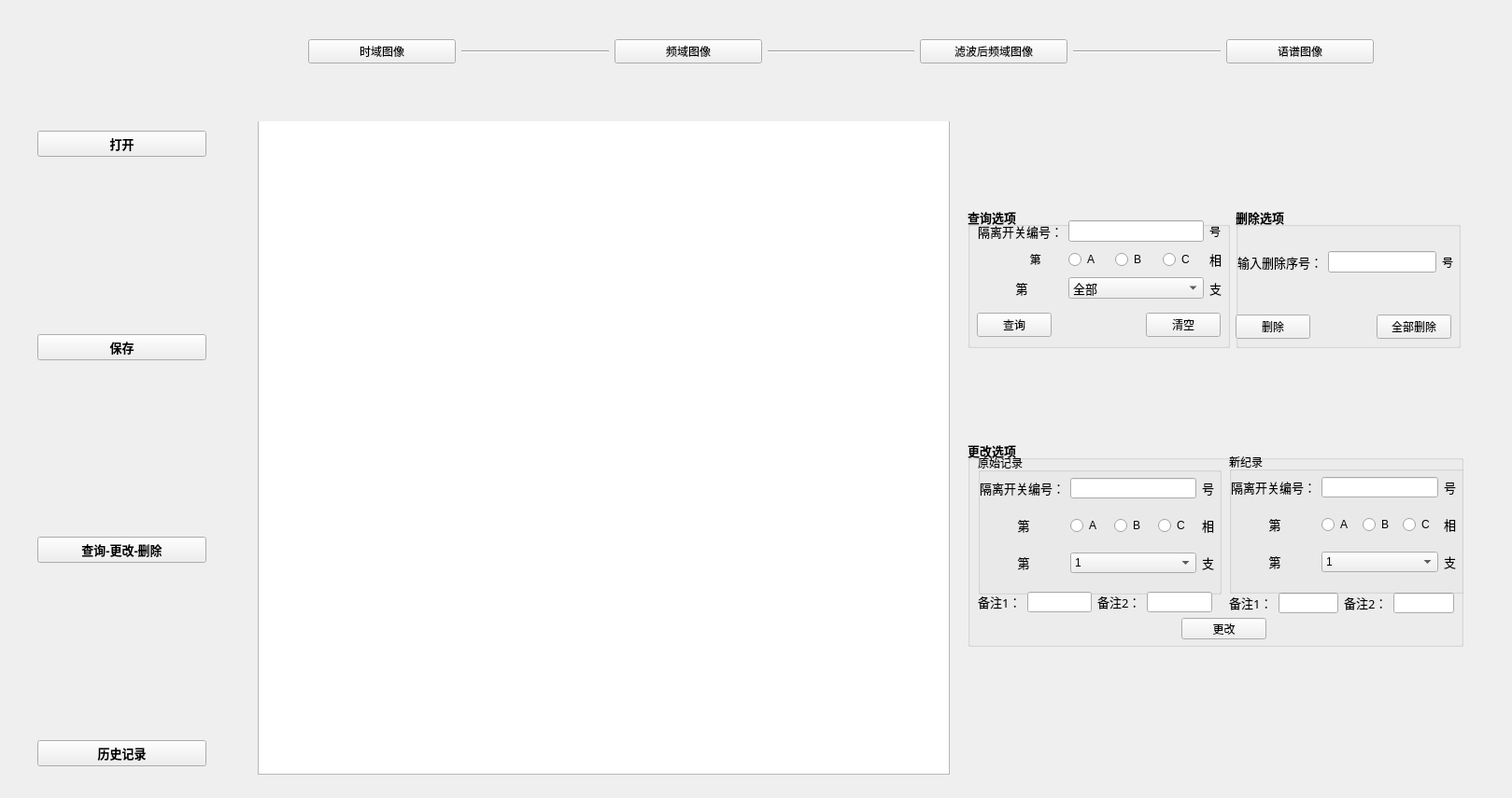
<?xml version="1.0" encoding="UTF-8"?>
<ui version="4.0">
 <class>Form</class>
 <widget class="QWidget" name="Form">
  <property name="geometry">
   <rect>
    <x>0</x>
    <y>0</y>
    <width>1619</width>
    <height>855</height>
   </rect>
  </property>
  <property name="windowTitle">
   <string>图像处理程序</string>
  </property>
  <property name="windowIcon">
   <iconset>
    <normaloff>xxx.jpg</normaloff>xxx.jpg</iconset>
  </property>
  <widget class="GraphicsLayoutWidget" name="pyqtgraph1" native="true">
   <property name="geometry">
    <rect>
     <x>276</x>
     <y>130</y>
     <width>1301</width>
     <height>701</height>
    </rect>
   </property>
   <property name="cursor">
    <cursorShape>CrossCursor</cursorShape>
   </property>
   <widget class="QTableWidget" name="tableWidget">
    <property name="geometry">
     <rect>
      <x>0</x>
      <y>-1</y>
      <width>741</width>
      <height>701</height>
     </rect>
    </property>
    <property name="cursor" stdset="0">
     <cursorShape>ArrowCursor</cursorShape>
    </property>
    <property name="textElideMode">
     <enum>Qt::ElideMiddle</enum>
    </property>
   </widget>
   <widget class="QGroupBox" name="groupBox2">
    <property name="geometry">
     <rect>
      <x>760</x>
      <y>92</y>
      <width>281</width>
      <height>151</height>
     </rect>
    </property>
    <property name="font">
     <font>
      <pointsize>10</pointsize>
      <weight>75</weight>
      <bold>true</bold>
     </font>
    </property>
    <property name="title">
     <string>查询选项</string>
    </property>
    <widget class="QWidget" name="layoutWidget_2">
     <property name="geometry">
      <rect>
       <x>10</x>
       <y>111</y>
       <width>261</width>
       <height>31</height>
      </rect>
     </property>
     <layout class="QHBoxLayout" name="horizontalLayout_5">
      <item>
       <widget class="QPushButton" name="button2_1">
        <property name="font">
         <font>
          <family>宋体</family>
          <pointsize>9</pointsize>
          <weight>50</weight>
          <bold>false</bold>
         </font>
        </property>
        <property name="text">
         <string>查询</string>
        </property>
       </widget>
      </item>
      <item>
       <spacer name="horizontalSpacer_2">
        <property name="orientation">
         <enum>Qt::Horizontal</enum>
        </property>
        <property name="sizeHint" stdset="0">
         <size>
          <width>40</width>
          <height>20</height>
         </size>
        </property>
       </spacer>
      </item>
      <item>
       <widget class="QPushButton" name="button2_2">
        <property name="font">
         <font>
          <pointsize>9</pointsize>
          <weight>50</weight>
          <bold>false</bold>
          <kerning>true</kerning>
         </font>
        </property>
        <property name="text">
         <string>清空</string>
        </property>
       </widget>
      </item>
     </layout>
    </widget>
    <widget class="QWidget" name="">
     <property name="geometry">
      <rect>
       <x>11</x>
       <y>11</y>
       <width>261</width>
       <height>91</height>
      </rect>
     </property>
     <layout class="QGridLayout" name="gridLayout">
      <item row="0" column="0">
       <widget class="QLabel" name="label2_1">
        <property name="font">
         <font>
          <family>Agency FB</family>
          <pointsize>10</pointsize>
          <weight>50</weight>
          <bold>false</bold>
         </font>
        </property>
        <property name="text">
         <string>隔离开关编号：</string>
        </property>
       </widget>
      </item>
      <item row="0" column="1">
       <widget class="QLineEdit" name="line2_1">
        <property name="font">
         <font>
          <weight>50</weight>
          <bold>false</bold>
         </font>
        </property>
       </widget>
      </item>
      <item row="0" column="2">
       <widget class="QLabel" name="label2_4">
        <property name="font">
         <font>
          <family>Agency FB</family>
          <pointsize>9</pointsize>
          <weight>50</weight>
          <bold>false</bold>
         </font>
        </property>
        <property name="text">
         <string>号</string>
        </property>
       </widget>
      </item>
      <item row="1" column="0">
       <widget class="QLabel" name="label2_2">
        <property name="font">
         <font>
          <family>Agency FB</family>
          <pointsize>9</pointsize>
          <weight>50</weight>
          <bold>false</bold>
         </font>
        </property>
        <property name="text">
         <string>                  第</string>
        </property>
       </widget>
      </item>
      <item row="1" column="1">
       <layout class="QHBoxLayout" name="horizontalLayout_6">
        <item>
         <widget class="QRadioButton" name="rb2_1">
          <property name="font">
           <font>
            <pointsize>9</pointsize>
            <weight>50</weight>
            <bold>false</bold>
           </font>
          </property>
          <property name="text">
           <string>A</string>
          </property>
         </widget>
        </item>
        <item>
         <widget class="QRadioButton" name="rb2_2">
          <property name="font">
           <font>
            <pointsize>9</pointsize>
            <weight>50</weight>
            <bold>false</bold>
           </font>
          </property>
          <property name="text">
           <string>B</string>
          </property>
         </widget>
        </item>
        <item>
         <widget class="QRadioButton" name="rb2_3">
          <property name="font">
           <font>
            <pointsize>9</pointsize>
            <weight>50</weight>
            <bold>false</bold>
           </font>
          </property>
          <property name="text">
           <string>C</string>
          </property>
         </widget>
        </item>
       </layout>
      </item>
      <item row="1" column="2">
       <widget class="QLabel" name="label2_5">
        <property name="font">
         <font>
          <family>Agency FB</family>
          <pointsize>10</pointsize>
          <weight>50</weight>
          <bold>false</bold>
         </font>
        </property>
        <property name="text">
         <string>相</string>
        </property>
       </widget>
      </item>
      <item row="2" column="0">
       <widget class="QLabel" name="label2_3">
        <property name="font">
         <font>
          <family>Agency FB</family>
          <pointsize>10</pointsize>
          <weight>50</weight>
          <bold>false</bold>
         </font>
        </property>
        <property name="text">
         <string>            第</string>
        </property>
       </widget>
      </item>
      <item row="2" column="1">
       <widget class="QComboBox" name="combobox2_1">
        <property name="font">
         <font>
          <weight>50</weight>
          <bold>false</bold>
         </font>
        </property>
        <item>
         <property name="text">
          <string>全部</string>
         </property>
        </item>
        <item>
         <property name="text">
          <string>1</string>
         </property>
        </item>
        <item>
         <property name="text">
          <string>2</string>
         </property>
        </item>
        <item>
         <property name="text">
          <string>3</string>
         </property>
        </item>
       </widget>
      </item>
      <item row="2" column="2">
       <widget class="QLabel" name="label2_6">
        <property name="font">
         <font>
          <family>Agency FB</family>
          <pointsize>10</pointsize>
          <weight>50</weight>
          <bold>false</bold>
         </font>
        </property>
        <property name="text">
         <string>支</string>
        </property>
       </widget>
      </item>
     </layout>
    </widget>
   </widget>
   <widget class="QGroupBox" name="groupBox3">
    <property name="geometry">
     <rect>
      <x>760</x>
      <y>342</y>
      <width>531</width>
      <height>221</height>
     </rect>
    </property>
    <property name="font">
     <font>
      <pointsize>10</pointsize>
      <weight>75</weight>
      <bold>true</bold>
     </font>
    </property>
    <property name="title">
     <string>更改选项</string>
    </property>
    <widget class="QGroupBox" name="groupBox3_1">
     <property name="geometry">
      <rect>
       <x>11</x>
       <y>14</y>
       <width>261</width>
       <height>151</height>
      </rect>
     </property>
     <property name="font">
      <font>
       <pointsize>9</pointsize>
       <weight>50</weight>
       <bold>false</bold>
      </font>
     </property>
     <property name="title">
      <string>原始记录</string>
     </property>
     <widget class="QWidget" name="layoutWidget_6">
      <property name="geometry">
       <rect>
        <x>2</x>
        <y>13</y>
        <width>251</width>
        <height>131</height>
       </rect>
      </property>
      <layout class="QGridLayout" name="gridLayout_3">
       <item row="0" column="0">
        <widget class="QLabel" name="label3_1_1">
         <property name="font">
          <font>
           <family>Agency FB</family>
           <pointsize>10</pointsize>
           <weight>50</weight>
           <bold>false</bold>
          </font>
         </property>
         <property name="text">
          <string>隔离开关编号：</string>
         </property>
        </widget>
       </item>
       <item row="0" column="1">
        <widget class="QLineEdit" name="line3_1_1"/>
       </item>
       <item row="0" column="2">
        <widget class="QLabel" name="label3_1_4">
         <property name="font">
          <font>
           <family>Agency FB</family>
           <pointsize>10</pointsize>
          </font>
         </property>
         <property name="text">
          <string>号</string>
         </property>
        </widget>
       </item>
       <item row="1" column="0">
        <widget class="QLabel" name="label3_1_2">
         <property name="font">
          <font>
           <family>Agency FB</family>
           <pointsize>10</pointsize>
          </font>
         </property>
         <property name="text">
          <string>            第</string>
         </property>
        </widget>
       </item>
       <item row="1" column="1">
        <layout class="QHBoxLayout" name="horizontalLayout_8">
         <item>
          <widget class="QRadioButton" name="rb3_1_1">
           <property name="text">
            <string>A</string>
           </property>
          </widget>
         </item>
         <item>
          <widget class="QRadioButton" name="rb3_1_2">
           <property name="text">
            <string>B</string>
           </property>
          </widget>
         </item>
         <item>
          <widget class="QRadioButton" name="rb3_1_3">
           <property name="text">
            <string>C</string>
           </property>
          </widget>
         </item>
        </layout>
       </item>
       <item row="1" column="2">
        <widget class="QLabel" name="label3_1_5">
         <property name="font">
          <font>
           <family>Agency FB</family>
           <pointsize>10</pointsize>
           <weight>50</weight>
           <bold>false</bold>
          </font>
         </property>
         <property name="text">
          <string>相</string>
         </property>
        </widget>
       </item>
       <item row="2" column="0">
        <widget class="QLabel" name="label3_1_3">
         <property name="font">
          <font>
           <family>Agency FB</family>
           <pointsize>10</pointsize>
           <weight>50</weight>
           <bold>false</bold>
          </font>
         </property>
         <property name="text">
          <string>            第</string>
         </property>
        </widget>
       </item>
       <item row="2" column="1">
        <widget class="QComboBox" name="combobox3_1_1">
         <item>
          <property name="text">
           <string>1</string>
          </property>
         </item>
         <item>
          <property name="text">
           <string>2</string>
          </property>
         </item>
         <item>
          <property name="text">
           <string>3</string>
          </property>
         </item>
        </widget>
       </item>
       <item row="2" column="2">
        <widget class="QLabel" name="label3_1_6">
         <property name="font">
          <font>
           <family>Agency FB</family>
           <pointsize>10</pointsize>
           <weight>50</weight>
           <bold>false</bold>
          </font>
         </property>
         <property name="text">
          <string>支</string>
         </property>
        </widget>
       </item>
      </layout>
     </widget>
    </widget>
    <widget class="QWidget" name="layoutWidget_3">
     <property name="geometry">
      <rect>
       <x>11</x>
       <y>162</y>
       <width>251</width>
       <height>22</height>
      </rect>
     </property>
     <layout class="QHBoxLayout" name="horizontalLayout_4">
      <item>
       <widget class="QLabel" name="label3_1_7">
        <property name="font">
         <font>
          <family>宋体</family>
          <pointsize>10</pointsize>
          <weight>50</weight>
          <bold>false</bold>
         </font>
        </property>
        <property name="text">
         <string>备注1：</string>
        </property>
       </widget>
      </item>
      <item>
       <widget class="QLineEdit" name="line3_1_2">
        <property name="font">
         <font>
          <family>宋体</family>
          <pointsize>10</pointsize>
         </font>
        </property>
       </widget>
      </item>
      <item>
       <widget class="QLabel" name="label3_1_8">
        <property name="font">
         <font>
          <family>宋体</family>
          <pointsize>10</pointsize>
          <weight>50</weight>
          <bold>false</bold>
         </font>
        </property>
        <property name="text">
         <string>备注2：</string>
        </property>
       </widget>
      </item>
      <item>
       <widget class="QLineEdit" name="line3_1_3">
        <property name="font">
         <font>
          <family>宋体</family>
          <pointsize>10</pointsize>
         </font>
        </property>
       </widget>
      </item>
     </layout>
    </widget>
    <widget class="QWidget" name="layoutWidget_7">
     <property name="geometry">
      <rect>
       <x>280</x>
       <y>163</y>
       <width>241</width>
       <height>22</height>
      </rect>
     </property>
     <layout class="QHBoxLayout" name="horizontalLayout_9">
      <item>
       <widget class="QLabel" name="label3_2_7">
        <property name="font">
         <font>
          <family>宋体</family>
          <pointsize>10</pointsize>
          <weight>50</weight>
          <bold>false</bold>
         </font>
        </property>
        <property name="text">
         <string>备注1：</string>
        </property>
       </widget>
      </item>
      <item>
       <widget class="QLineEdit" name="line3_2_2">
        <property name="font">
         <font>
          <family>宋体</family>
          <pointsize>10</pointsize>
         </font>
        </property>
       </widget>
      </item>
      <item>
       <widget class="QLabel" name="label3_2_8">
        <property name="font">
         <font>
          <family>宋体</family>
          <pointsize>10</pointsize>
          <weight>50</weight>
          <bold>false</bold>
         </font>
        </property>
        <property name="text">
         <string>备注2：</string>
        </property>
       </widget>
      </item>
      <item>
       <widget class="QLineEdit" name="line3_3_3">
        <property name="font">
         <font>
          <family>宋体</family>
          <pointsize>10</pointsize>
         </font>
        </property>
       </widget>
      </item>
     </layout>
    </widget>
    <widget class="QLabel" name="label21">
     <property name="geometry">
      <rect>
       <x>93</x>
       <y>376</y>
       <width>54</width>
       <height>12</height>
      </rect>
     </property>
     <property name="text">
      <string/>
     </property>
    </widget>
    <widget class="QGroupBox" name="groupBox3_2">
     <property name="geometry">
      <rect>
       <x>280</x>
       <y>13</y>
       <width>261</width>
       <height>151</height>
      </rect>
     </property>
     <property name="font">
      <font>
       <pointsize>9</pointsize>
       <weight>50</weight>
       <bold>false</bold>
      </font>
     </property>
     <property name="title">
      <string>新纪录</string>
     </property>
     <widget class="QWidget" name="layoutWidget_9">
      <property name="geometry">
       <rect>
        <x>2</x>
        <y>13</y>
        <width>241</width>
        <height>131</height>
       </rect>
      </property>
      <layout class="QGridLayout" name="gridLayout_4">
       <item row="0" column="0">
        <widget class="QLabel" name="label3_2_1">
         <property name="font">
          <font>
           <family>Agency FB</family>
           <pointsize>10</pointsize>
           <weight>50</weight>
           <bold>false</bold>
          </font>
         </property>
         <property name="text">
          <string>隔离开关编号：</string>
         </property>
        </widget>
       </item>
       <item row="0" column="1">
        <widget class="QLineEdit" name="line3_2_1"/>
       </item>
       <item row="0" column="2">
        <widget class="QLabel" name="label3_2_4">
         <property name="font">
          <font>
           <family>Agency FB</family>
           <pointsize>10</pointsize>
          </font>
         </property>
         <property name="text">
          <string>号</string>
         </property>
        </widget>
       </item>
       <item row="1" column="0">
        <widget class="QLabel" name="label3_2_2">
         <property name="font">
          <font>
           <family>Agency FB</family>
           <pointsize>10</pointsize>
          </font>
         </property>
         <property name="text">
          <string>            第</string>
         </property>
        </widget>
       </item>
       <item row="1" column="1">
        <layout class="QHBoxLayout" name="horizontalLayout_11">
         <item>
          <widget class="QRadioButton" name="rb3_2_1">
           <property name="text">
            <string>A</string>
           </property>
          </widget>
         </item>
         <item>
          <widget class="QRadioButton" name="rb3_2_2">
           <property name="text">
            <string>B</string>
           </property>
          </widget>
         </item>
         <item>
          <widget class="QRadioButton" name="rb3_2_3">
           <property name="text">
            <string>C</string>
           </property>
          </widget>
         </item>
        </layout>
       </item>
       <item row="1" column="2">
        <widget class="QLabel" name="label3_2_5">
         <property name="font">
          <font>
           <family>Agency FB</family>
           <pointsize>10</pointsize>
           <weight>50</weight>
           <bold>false</bold>
          </font>
         </property>
         <property name="text">
          <string>相</string>
         </property>
        </widget>
       </item>
       <item row="2" column="0">
        <widget class="QLabel" name="label3_2_3">
         <property name="font">
          <font>
           <family>Agency FB</family>
           <pointsize>10</pointsize>
           <weight>50</weight>
           <bold>false</bold>
          </font>
         </property>
         <property name="text">
          <string>            第</string>
         </property>
        </widget>
       </item>
       <item row="2" column="1">
        <widget class="QComboBox" name="combobox3_2_1">
         <item>
          <property name="text">
           <string>1</string>
          </property>
         </item>
         <item>
          <property name="text">
           <string>2</string>
          </property>
         </item>
         <item>
          <property name="text">
           <string>3</string>
          </property>
         </item>
        </widget>
       </item>
       <item row="2" column="2">
        <widget class="QLabel" name="label3_2_6">
         <property name="font">
          <font>
           <family>Agency FB</family>
           <pointsize>10</pointsize>
           <weight>50</weight>
           <bold>false</bold>
          </font>
         </property>
         <property name="text">
          <string>支</string>
         </property>
        </widget>
       </item>
      </layout>
     </widget>
    </widget>
    <widget class="QPushButton" name="button3_1">
     <property name="geometry">
      <rect>
       <x>229</x>
       <y>190</y>
       <width>91</width>
       <height>23</height>
      </rect>
     </property>
     <property name="font">
      <font>
       <family>宋体</family>
       <pointsize>9</pointsize>
       <weight>50</weight>
       <bold>false</bold>
      </font>
     </property>
     <property name="text">
      <string>更改</string>
     </property>
    </widget>
   </widget>
   <widget class="QGroupBox" name="groupBox4">
    <property name="geometry">
     <rect>
      <x>1047</x>
      <y>92</y>
      <width>241</width>
      <height>151</height>
     </rect>
    </property>
    <property name="font">
     <font>
      <pointsize>10</pointsize>
      <weight>75</weight>
      <bold>true</bold>
     </font>
    </property>
    <property name="title">
     <string>删除选项</string>
    </property>
    <widget class="QWidget" name="layoutWidget_8">
     <property name="geometry">
      <rect>
       <x>2</x>
       <y>13</y>
       <width>231</width>
       <height>91</height>
      </rect>
     </property>
     <layout class="QGridLayout" name="gridLayout_5">
      <item row="0" column="1">
       <widget class="QLineEdit" name="line4_1">
        <property name="font">
         <font>
          <weight>50</weight>
          <bold>false</bold>
         </font>
        </property>
       </widget>
      </item>
      <item row="0" column="0">
       <widget class="QLabel" name="label4_1">
        <property name="font">
         <font>
          <family>Agency FB</family>
          <pointsize>10</pointsize>
          <weight>50</weight>
          <bold>false</bold>
         </font>
        </property>
        <property name="text">
         <string>输入删除序号：</string>
        </property>
       </widget>
      </item>
      <item row="0" column="2">
       <widget class="QLabel" name="label4_4">
        <property name="font">
         <font>
          <family>Agency FB</family>
          <pointsize>9</pointsize>
          <weight>50</weight>
          <bold>false</bold>
         </font>
        </property>
        <property name="text">
         <string>号</string>
        </property>
       </widget>
      </item>
     </layout>
    </widget>
    <widget class="QWidget" name="layoutWidget_10">
     <property name="geometry">
      <rect>
       <x>0</x>
       <y>113</y>
       <width>231</width>
       <height>31</height>
      </rect>
     </property>
     <layout class="QHBoxLayout" name="horizontalLayout_12">
      <item>
       <widget class="QPushButton" name="button4_1">
        <property name="font">
         <font>
          <family>宋体</family>
          <pointsize>9</pointsize>
          <weight>50</weight>
          <bold>false</bold>
         </font>
        </property>
        <property name="text">
         <string>删除</string>
        </property>
       </widget>
      </item>
      <item>
       <spacer name="horizontalSpacer_4">
        <property name="orientation">
         <enum>Qt::Horizontal</enum>
        </property>
        <property name="sizeHint" stdset="0">
         <size>
          <width>40</width>
          <height>20</height>
         </size>
        </property>
       </spacer>
      </item>
      <item>
       <widget class="QPushButton" name="button4_2">
        <property name="font">
         <font>
          <family>宋体</family>
          <pointsize>9</pointsize>
          <weight>50</weight>
          <bold>false</bold>
         </font>
        </property>
        <property name="text">
         <string>全部删除</string>
        </property>
       </widget>
      </item>
     </layout>
    </widget>
   </widget>
  </widget>
  <widget class="QWidget" name="verticalLayoutWidget">
   <property name="geometry">
    <rect>
     <x>40</x>
     <y>140</y>
     <width>181</width>
     <height>681</height>
    </rect>
   </property>
   <layout class="QVBoxLayout" name="verticalLayout">
    <item>
     <widget class="QPushButton" name="button1">
      <property name="sizePolicy">
       <sizepolicy hsizetype="Minimum" vsizetype="Minimum">
        <horstretch>0</horstretch>
        <verstretch>0</verstretch>
       </sizepolicy>
      </property>
      <property name="minimumSize">
       <size>
        <width>0</width>
        <height>0</height>
       </size>
      </property>
      <property name="font">
       <font>
        <family>Agency FB</family>
        <pointsize>10</pointsize>
        <weight>75</weight>
        <bold>true</bold>
       </font>
      </property>
      <property name="text">
       <string>打开</string>
      </property>
     </widget>
    </item>
    <item>
     <spacer name="verticalSpacer_2">
      <property name="orientation">
       <enum>Qt::Vertical</enum>
      </property>
      <property name="sizeHint" stdset="0">
       <size>
        <width>20</width>
        <height>40</height>
       </size>
      </property>
     </spacer>
    </item>
    <item>
     <widget class="QPushButton" name="button7">
      <property name="sizePolicy">
       <sizepolicy hsizetype="Minimum" vsizetype="Minimum">
        <horstretch>0</horstretch>
        <verstretch>0</verstretch>
       </sizepolicy>
      </property>
      <property name="minimumSize">
       <size>
        <width>0</width>
        <height>0</height>
       </size>
      </property>
      <property name="font">
       <font>
        <family>Agency FB</family>
        <pointsize>10</pointsize>
        <weight>75</weight>
        <bold>true</bold>
       </font>
      </property>
      <property name="text">
       <string>保存</string>
      </property>
     </widget>
    </item>
    <item>
     <spacer name="verticalSpacer_3">
      <property name="orientation">
       <enum>Qt::Vertical</enum>
      </property>
      <property name="sizeHint" stdset="0">
       <size>
        <width>20</width>
        <height>40</height>
       </size>
      </property>
     </spacer>
    </item>
    <item>
     <widget class="QPushButton" name="button8">
      <property name="sizePolicy">
       <sizepolicy hsizetype="Minimum" vsizetype="Minimum">
        <horstretch>0</horstretch>
        <verstretch>0</verstretch>
       </sizepolicy>
      </property>
      <property name="minimumSize">
       <size>
        <width>0</width>
        <height>0</height>
       </size>
      </property>
      <property name="font">
       <font>
        <family>Agency FB</family>
        <pointsize>10</pointsize>
        <weight>75</weight>
        <bold>true</bold>
       </font>
      </property>
      <property name="text">
       <string>查询-更改-删除</string>
      </property>
     </widget>
    </item>
    <item>
     <spacer name="verticalSpacer">
      <property name="orientation">
       <enum>Qt::Vertical</enum>
      </property>
      <property name="sizeHint" stdset="0">
       <size>
        <width>20</width>
        <height>40</height>
       </size>
      </property>
     </spacer>
    </item>
    <item>
     <widget class="QPushButton" name="button6">
      <property name="font">
       <font>
        <family>Agency FB</family>
        <pointsize>10</pointsize>
        <weight>75</weight>
        <bold>true</bold>
       </font>
      </property>
      <property name="text">
       <string>历史记录</string>
      </property>
     </widget>
    </item>
   </layout>
  </widget>
  <widget class="QLabel" name="label">
   <property name="geometry">
    <rect>
     <x>706</x>
     <y>100</y>
     <width>411</width>
     <height>20</height>
    </rect>
   </property>
   <property name="text">
    <string/>
   </property>
   <property name="alignment">
    <set>Qt::AlignLeading|Qt::AlignLeft|Qt::AlignVCenter</set>
   </property>
  </widget>
  <widget class="QWidget" name="layoutWidget">
   <property name="geometry">
    <rect>
     <x>330</x>
     <y>10</y>
     <width>1141</width>
     <height>91</height>
    </rect>
   </property>
   <layout class="QHBoxLayout" name="horizontalLayout">
    <item>
     <widget class="QPushButton" name="button2">
      <property name="text">
       <string>时域图像</string>
      </property>
     </widget>
    </item>
    <item>
     <widget class="Line" name="line">
      <property name="orientation">
       <enum>Qt::Horizontal</enum>
      </property>
     </widget>
    </item>
    <item>
     <widget class="QPushButton" name="button3">
      <property name="text">
       <string>频域图像</string>
      </property>
     </widget>
    </item>
    <item>
     <widget class="Line" name="line_2">
      <property name="orientation">
       <enum>Qt::Horizontal</enum>
      </property>
     </widget>
    </item>
    <item>
     <widget class="QPushButton" name="button4">
      <property name="text">
       <string>滤波后频域图像</string>
      </property>
     </widget>
    </item>
    <item>
     <widget class="Line" name="line_3">
      <property name="orientation">
       <enum>Qt::Horizontal</enum>
      </property>
     </widget>
    </item>
    <item>
     <widget class="QPushButton" name="button5">
      <property name="text">
       <string>语谱图像</string>
      </property>
     </widget>
    </item>
   </layout>
  </widget>
 </widget>
 <customwidgets>
  <customwidget>
   <class>GraphicsLayoutWidget</class>
   <extends>QWidget</extends>
   <header>pyqtgraph</header>
   <container>1</container>
  </customwidget>
 </customwidgets>
 <resources/>
 <connections>
  <connection>
   <sender>button1</sender>
   <signal>clicked()</signal>
   <receiver>Form</receiver>
   <slot>progress1()</slot>
   <hints>
    <hint type="sourcelabel">
     <x>141</x>
     <y>154</y>
    </hint>
    <hint type="destinationlabel">
     <x>95</x>
     <y>165</y>
    </hint>
   </hints>
  </connection>
  <connection>
   <sender>button3</sender>
   <signal>clicked()</signal>
   <receiver>Form</receiver>
   <slot>progress3()</slot>
   <hints>
    <hint type="sourcelabel">
     <x>815</x>
     <y>60</y>
    </hint>
    <hint type="destinationlabel">
     <x>127</x>
     <y>260</y>
    </hint>
   </hints>
  </connection>
  <connection>
   <sender>button4</sender>
   <signal>clicked()</signal>
   <receiver>Form</receiver>
   <slot>progress4()</slot>
   <hints>
    <hint type="sourcelabel">
     <x>1142</x>
     <y>58</y>
    </hint>
    <hint type="destinationlabel">
     <x>117</x>
     <y>372</y>
    </hint>
   </hints>
  </connection>
  <connection>
   <sender>button5</sender>
   <signal>clicked()</signal>
   <receiver>Form</receiver>
   <slot>progress5()</slot>
   <hints>
    <hint type="sourcelabel">
     <x>1469</x>
     <y>62</y>
    </hint>
    <hint type="destinationlabel">
     <x>111</x>
     <y>477</y>
    </hint>
   </hints>
  </connection>
  <connection>
   <sender>button2</sender>
   <signal>clicked()</signal>
   <receiver>Form</receiver>
   <slot>progress2()</slot>
   <hints>
    <hint type="sourcelabel">
     <x>385</x>
     <y>58</y>
    </hint>
    <hint type="destinationlabel">
     <x>135</x>
     <y>30</y>
    </hint>
   </hints>
  </connection>
  <connection>
   <sender>button6</sender>
   <signal>clicked()</signal>
   <receiver>Form</receiver>
   <slot>progress6()</slot>
   <hints>
    <hint type="sourcelabel">
     <x>114</x>
     <y>819</y>
    </hint>
    <hint type="destinationlabel">
     <x>165</x>
     <y>625</y>
    </hint>
   </hints>
  </connection>
  <connection>
   <sender>button7</sender>
   <signal>clicked()</signal>
   <receiver>Form</receiver>
   <slot>progress7()</slot>
   <hints>
    <hint type="sourcelabel">
     <x>168</x>
     <y>383</y>
    </hint>
    <hint type="destinationlabel">
     <x>181</x>
     <y>314</y>
    </hint>
   </hints>
  </connection>
  <connection>
   <sender>button8</sender>
   <signal>clicked()</signal>
   <receiver>Form</receiver>
   <slot>progress8()</slot>
   <hints>
    <hint type="sourcelabel">
     <x>95</x>
     <y>586</y>
    </hint>
    <hint type="destinationlabel">
     <x>248</x>
     <y>561</y>
    </hint>
   </hints>
  </connection>
  <connection>
   <sender>button2_1</sender>
   <signal>clicked()</signal>
   <receiver>Form</receiver>
   <slot>progress9()</slot>
   <hints>
    <hint type="sourcelabel">
     <x>1070</x>
     <y>351</y>
    </hint>
    <hint type="destinationlabel">
     <x>1256</x>
     <y>108</y>
    </hint>
   </hints>
  </connection>
  <connection>
   <sender>button2_2</sender>
   <signal>clicked()</signal>
   <receiver>Form</receiver>
   <slot>progress10()</slot>
   <hints>
    <hint type="sourcelabel">
     <x>1264</x>
     <y>344</y>
    </hint>
    <hint type="destinationlabel">
     <x>1443</x>
     <y>105</y>
    </hint>
   </hints>
  </connection>
  <connection>
   <sender>button3_1</sender>
   <signal>clicked()</signal>
   <receiver>Form</receiver>
   <slot>progress11()</slot>
   <hints>
    <hint type="sourcelabel">
     <x>1292</x>
     <y>667</y>
    </hint>
    <hint type="destinationlabel">
     <x>1348</x>
     <y>111</y>
    </hint>
   </hints>
  </connection>
  <connection>
   <sender>button4_1</sender>
   <signal>clicked()</signal>
   <receiver>Form</receiver>
   <slot>progress12()</slot>
   <hints>
    <hint type="sourcelabel">
     <x>1362</x>
     <y>351</y>
    </hint>
    <hint type="destinationlabel">
     <x>1399</x>
     <y>840</y>
    </hint>
   </hints>
  </connection>
  <connection>
   <sender>button4_2</sender>
   <signal>clicked()</signal>
   <receiver>Form</receiver>
   <slot>progress13()</slot>
   <hints>
    <hint type="sourcelabel">
     <x>1532</x>
     <y>348</y>
    </hint>
    <hint type="destinationlabel">
     <x>1546</x>
     <y>837</y>
    </hint>
   </hints>
  </connection>
 </connections>
 <slots>
  <slot>progress1()</slot>
  <slot>progress2()</slot>
  <slot>progress3()</slot>
  <slot>progress4()</slot>
  <slot>progress5()</slot>
  <slot>progress6()</slot>
  <slot>progress7()</slot>
  <slot>progress8()</slot>
  <slot>progress9()</slot>
  <slot>progress10()</slot>
  <slot>progress11()</slot>
  <slot>progress12()</slot>
  <slot>progress13()</slot>
  <slot>progress14()</slot>
 </slots>
</ui>
